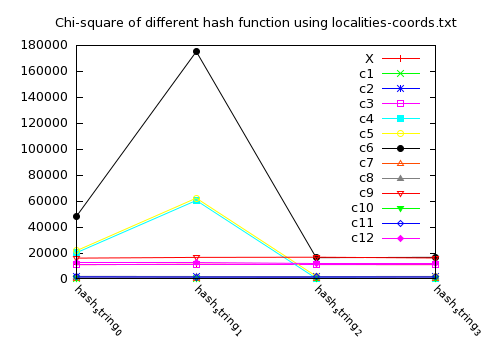

Generate this figure with gnuplot:
set terminal pngcairo  transparent enhanced font "arial,10" fontscale 1.0 size 500, 350 
set output 'histogram_Chi_coords.png'
set key inside right top vertical Right noreverse noenhanced autotitles nobox
set datafile missing '-'
set style data linespoints
set xtics border in scale 1,0.5 nomirror rotate by -45  offset character 0, 0, 0 autojustify
set xtics  norangelimit font ",8"
set xtics   ()
set title "Chi-square of different hash function using localities-coords.txt" 
i = 22
plot 'hash_Chi_coords.dat' using 2:xtic(1) title columnheader(2), for [i=3:14] '' using i title columnheader(i)


# set terminal pngcairo  transparent enhanced font "arial,10" fontscale 1.0 size 500, 350 
# set output 'histogram_Chi.png'
# set boxwidth 0.9 absolute
# set style fill   solid 1.00 border lt -1
# set key inside right top vertical Right noreverse noenhanced autotitles nobox
# set style histogram clustered gap 1 title  off# set character 0, 0, 0
# set datafile missing '-'
# set style data histograms
# set xtics border in scale 0,0 nomirror rotate by -45  off# set character 0, 0, 0 autojustify
# set xtics  norangelimit font ",8"
# set xtics   ()
# set title "Chi-square of different hash function with 13 different capacities"
# set yrange [ 0.00000 : 25000 ] noreverse nowriteback
#i = 22
#plot 'hash_Chi.dat' using 2:xtic(1) ti col, '' u 3 ti col, '' u 4 ti col, '' u 5 ti col, '' u 6 ti col, '' u 7 ti col, '' u 8 ti col, '' u 9 ti col, '' u 10 ti col, '' u 11 ti col, '' u 12 ti col, '' u 13 ti col, '' u 14 ti col
